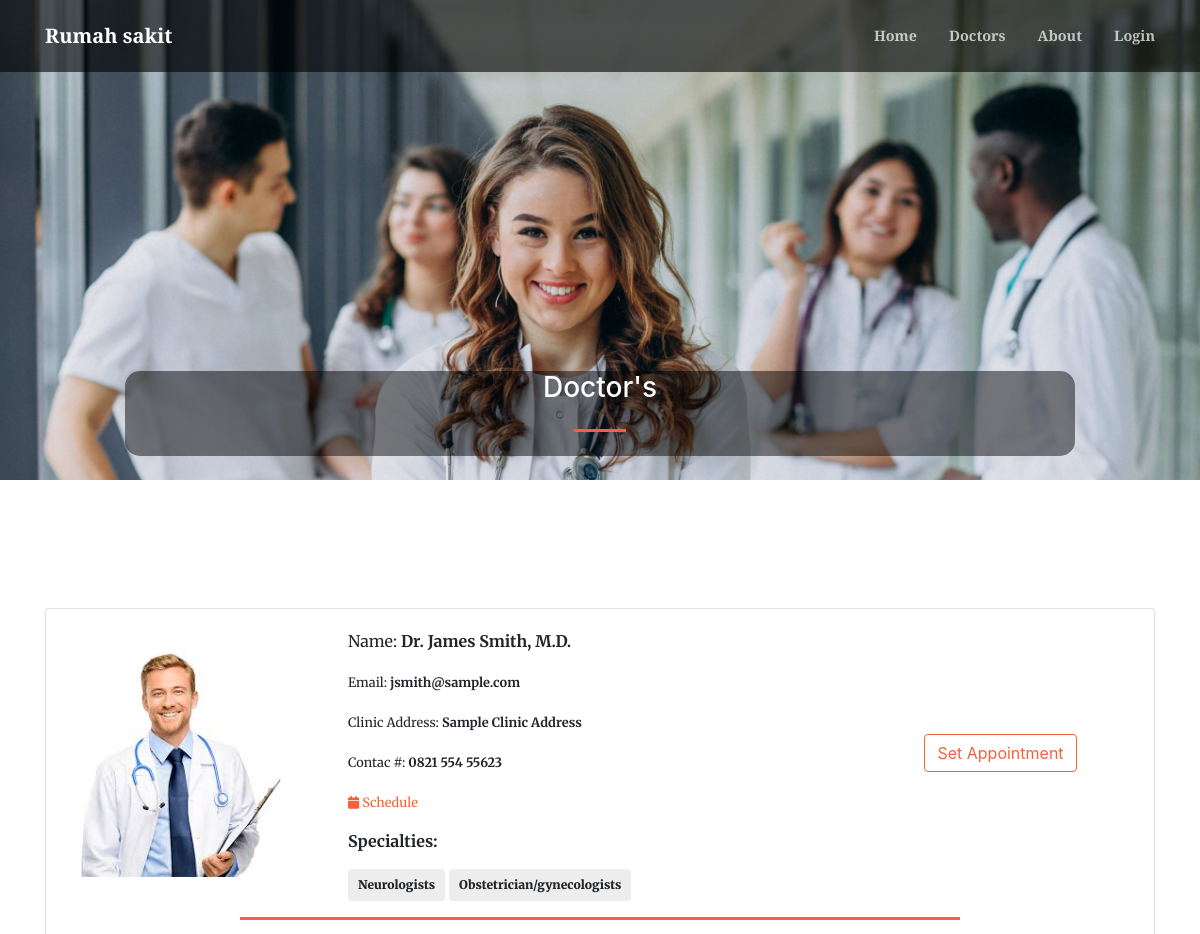
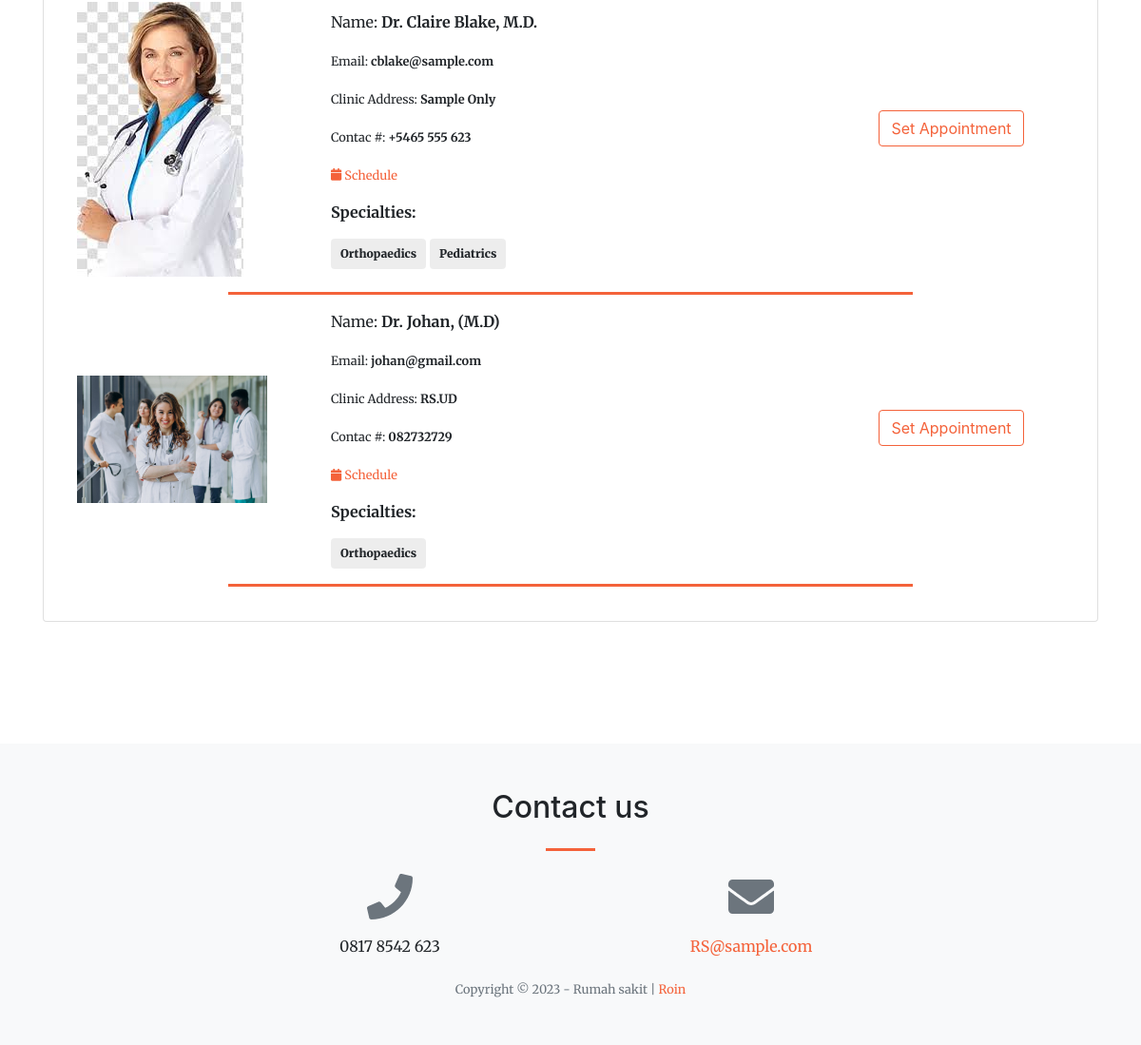
The app's page /index.php?page=doctors with its own data (2 pictures, top to bottom).
### tables this page shows
CREATE TABLE `doctors_list` (
  `id` int(30) NOT NULL,
  `name` text NOT NULL,
  `name_pref` varchar(100) NOT NULL,
  `clinic_address` text NOT NULL,
  `contact` text NOT NULL,
  `email` text NOT NULL,
  `specialty_ids` text NOT NULL,
  `img_path` text NOT NULL,
  `date_created` datetime NOT NULL DEFAULT current_timestamp()
);

### doctors.php (the view, shortened to what this page needs)
<?php include 'admin/db_connect.php';
	$special = $conn->query("SELECT * FROM medical_specialty");
	$ms_arr = array();
	while ($row=$special->fetch_assoc()) {
		$ms_arr[$row['id']] = $row['name'];
	}
?>
        <header class="masthead">
            <div class="container h-100">
                <div class="row h-100 align-items-center justify-content-center text-center">
                    <div class="col-lg-10 align-self-end mb-4 page-title">
                    	<h3 class="text-white">Doctor's</h3>
                        <hr class="divider my-4" />
                    </div>
                </div>
            </div>
        </header>
	<section class="page-section" id="doctors" >
        <div class="container">
        	<div class="card">
        		<div class="card-body">
        			<div class="col-lg-12">
				<?php
				$where = "";
				$cats = $conn->query("SELECT * FROM doctors_list ".$where." order by id asc");
				while($row=$cats->fetch_assoc()):
				?>
				<div class="row align-items-center">
					<div class="col-md-3">
						<img src="assets/img/<?php echo $row['img_path'] ?>" alt="">
					</div>
					<div class="col-md-6">
						 <p>Name: <b><?php echo "Dr. ".$row['name'].', '.$row['name_pref'] ?></b></p>
						 <p><small>Email: <b><?php echo $row['email'] ?></b></small></p>
						 <p><small>Clinic Address: <b><?php echo $row['clinic_address'] ?></b></small></p>
						 <p><small>Contac #: <b><?php echo $row['contact'] ?></b></small></p>
						 <p><small><a href="javascript:void(0)" class="view_schedule" data-id="<?php echo $row['id'] ?>" data-name="<?php echo "Dr. ".$row['name'].', '.$row['name_pref'] ?>"><i class='fa fa-calendar'></i> Schedule</a></b></small></p>
						 <p><b>Specialties:</b></p>
						 <div>
						 	<?php if(!empty($row['specialty_ids'])): ?>
						 	<?php
						 	foreach(explode(",", str_replace(array("[","]"),"",$row['specialty_ids'])) as $k => $val):
						 	?>
						 	<span class="badge badge-light" style="padding: 10px"><large><b><?php echo $ms_arr[$val] ?></b></large></span>
						 	<?php endforeach; ?>
						 	<?php endif; ?>
						 </div>
					</div>
					<div class="col-md-3 text-center align-self-end-sm">
						<button class="btn-outline-primary  btn  mb-4 set_appointment" type="button" data-id="<?php echo $row['id'] ?>"  data-name="<?php echo "Dr. ".$row['name'].', '.$row['name_pref'] ?>">Set Appointment</button>
					</div>
				</div>
				<hr class="divider" style="max-width: 60vw">
				<?php endwhile; ?>
				</div>
				</div>
        	</div>
        </div>
    </section>

### index.php (shortened to what this page needs)
<!DOCTYPE html>
<html lang="en">
    <?php
    include('header.php');
    ?>
    <body id="page-top">
        <nav class="navbar navbar-expand-lg navbar-light fixed-top py-3" id="mainNav">
            <div class="container">
                <a class="navbar-brand js-scroll-trigger" href="./"><?php echo $_SESSION['setting_name'] ?></a>
                <div class="collapse navbar-collapse" id="navbarResponsive">
                    <ul class="navbar-nav ml-auto my-2 my-lg-0">
                        <li class="nav-item"><a class="nav-link js-scroll-trigger" href="index.php?page=home">Home</a></li>
                        <li class="nav-item"><a class="nav-link js-scroll-trigger" href="index.php?page=doctors"></span>Doctors</a></li>
                        <li class="nav-item"><a class="nav-link js-scroll-trigger" href="index.php?page=about">About</a></li>
                        <?php if(isset($_SESSION['login_id'])): ?>
                        <li class="nav-item"><a class="nav-link js-scroll-trigger" href="admin/ajax.php?action=logout2"><?php echo "Welcome ".$_SESSION['login_name'] ?> <i class="fa fa-power-off"></i></a></li>
                      <?php else: ?>
                        <li class="nav-item"><a class="nav-link js-scroll-trigger" href="javascript:void(0)" id="login_now">Login</a></li>
                      <?php endif; ?>
                    </ul>
                </div>
            </div>
        </nav>
        <?php
        $page = isset($_GET['page']) ?$_GET['page'] : "home";
        include $page.'.php';
        ?>
        <footer class="bg-light py-5">
            <div class="container">
                <div class="row justify-content-center">
                    <div class="col-lg-8 text-center">
                        <h2 class="mt-0">Contact us</h2>
                        <hr class="divider my-4" />
                    </div>
                </div>
                <div class="row">
                    <div class="col-lg-4 ml-auto text-center mb-5 mb-lg-0">
                        <i class="fas fa-phone fa-3x mb-3 text-muted"></i>
                        <div><?php echo $_SESSION['setting_contact'] ?></div>
                    </div>
                    <div class="col-lg-4 mr-auto text-center">
                        <i class="fas fa-envelope fa-3x mb-3 text-muted"></i>
                        <a class="d-block" href="mailto:<?php echo $_SESSION['setting_email'] ?>"><?php echo $_SESSION['setting_email'] ?></a>
                    </div>
                </div>
            </div>
            <br>
            <div class="container"><div class="small text-center text-muted">Copyright © 2023 - <?php echo $_SESSION['setting_name'] ?> | <a href="https://www.roin.com/" target="_blank">Roin</a></div></div>
        </footer>
    </body>
</html>

### header.php (shortened to what this page needs)
<link href="https://cdnjs.cloudflare.com/ajax/libs/magnific-popup.js/1.1.0/magnific-popup.min.css" rel="stylesheet" />
<link href="admin/assets/vendor/bootstrap-datepicker/css/bootstrap-datepicker.css" rel="stylesheet" />
<link href="css/styles.css" rel="stylesheet" />

### doctors.php (style rules this page uses)
#doctors img { max-height: 300px; max-width: 200px; }

### records on screen
doctors_list: img_path (picture), name "James Smith", name_pref "M.D.", email "jsmith@sample.com", clinic_address "Sample Clinic Address", contact "0821 554 55623", specialty_ids "Neurologists", specialty_ids "Obstetrician/gynecologists"
doctors_list: img_path (picture), name "Claire Blake", name_pref "M.D.", email "cblake@sample.com", clinic_address "Sample Only", contact "+5465 555 623", specialty_ids "Orthopaedics", specialty_ids "Pediatrics"
doctors_list: img_path (picture), name "Johan", name_pref "(M.D)", email "johan@gmail.com", clinic_address "RS.UD", contact "082732729", specialty_ids "Orthopaedics"

### other values on screen
$_SESSION['setting_name'] "Rumah sakit"
$_SESSION['setting_contact'] "0817 8542 623"
$_SESSION['setting_email'] "RS@sample.com"
